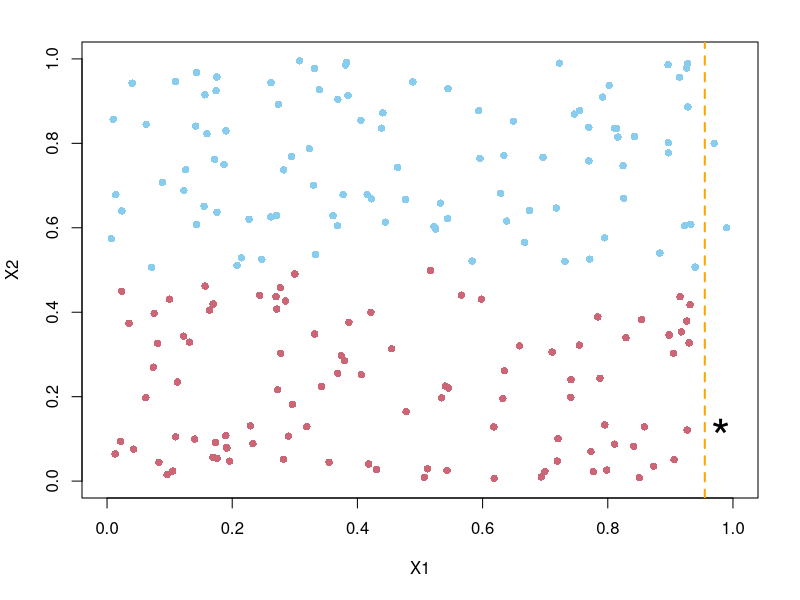

This chart was generated by the following R code:
## ---- chunk 1
library(knitr)
knitr::opts_chunk$set(tidy = FALSE, fig.width = 8, fig.height = 8, echo = FALSE)
options(htmltools.dir.version = FALSE)
## ---- chunk 2
colFmt = function(x,color){
  outputFormat = opts_knit$get("rmarkdown.pandoc.to")
  if(outputFormat == 'latex')
    paste("\\textcolor[HTML]{",color,"}{",x,"}",sep="")
  else if(outputFormat == 'html')
    paste("<font color='",color,"'>",x,"</font>",sep="")
  else
    x
}
## ---- chunk 3
safe_colorblind_palette <- c("#88CCEE", "#CC6677", "#DDCC77", "#117733", "#332288", "#AA4499", 
                             "#44AA99", "#999933", "#882255", "#661100", "#6699CC", "#888888")
set.seed(2)

n1 <- 100; n2 <- 100; 

x1=runif(n1-2,0,0.95)
x2=runif(n2,0,0.95)
y1=runif(n1-2,0.5,1)
y2=runif(n2,0,0.5)
x1p=c(0.97,0.99)
y1p=c(0.8,0.6)

Y.train <- c(rep(0, n1), rep(1,n2))
X.train <- rbind(cbind(x1,y1),cbind(x1p,y1p),cbind(x2,y2))
colnames(X.train) <- c("X1", "X2")


#######
# Graph generation

par(mar=c(5.1,4.1,2.1,2.1))
plot(X.train, col=safe_colorblind_palette[Y.train+1], xlim=c(0,1), ylim=c(0,1), pch=16, xlab="X1", ylab="X2")
abline(v=0.955, lty=2, col="orange", lw=2)
points(0.98, 0.13, pch="*", cex=3)
